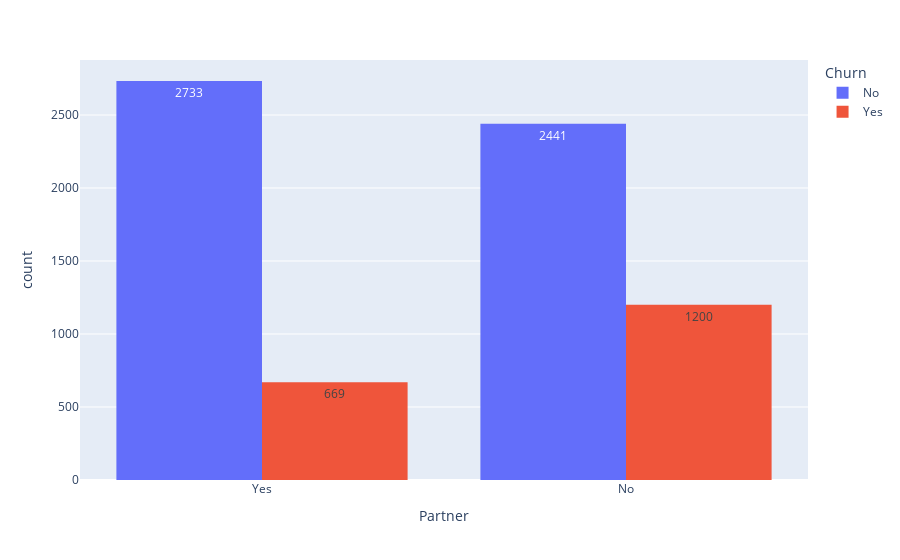

Write notebook code for a chart like this one.
### Markdown cell above
### Partner

### Code cell
px.histogram(churn, x='Partner', color='Churn', text_auto=True, barmode='group')

### Figure 1 — Plotly figure (JSON) as saved in the notebook; plotly's stock layout.template omitted (floating-point values rounded to 4 significant figures; data arrays with more than 128 entries replaced by an {"elided": "..."} marker saying what was removed)
{"data": [{"alignmentgroup": "True", "bingroup": "x", "hovertemplate": "Churn=No<br>Partner=%{x}<br>count=%{y}<extra></extra>", "legendgroup": "No", "marker": {"color": "#636efa", "pattern": {"shape": ""}}, "name": "No", "offsetgroup": "No", "orientation": "v", "showlegend": true, "texttemplate": "%{value}", "type": "histogram", "x": {"elided": "5174 str values"}, "xaxis": "x", "yaxis": "y"}, {"alignmentgroup": "True", "bingroup": "x", "hovertemplate": "Churn=Yes<br>Partner=%{x}<br>count=%{y}<extra></extra>", "legendgroup": "Yes", "marker": {"color": "#EF553B", "pattern": {"shape": ""}}, "name": "Yes", "offsetgroup": "Yes", "orientation": "v", "showlegend": true, "texttemplate": "%{value}", "type": "histogram", "x": {"elided": "1869 str values"}, "xaxis": "x", "yaxis": "y"}], "layout": {"barmode": "group", "legend": {"title": {"text": "Churn"}, "tracegroupgap": 0}, "margin": {"t": 60}, "xaxis": {"anchor": "y", "domain": [0, 1], "title": {"text": "Partner"}}, "yaxis": {"anchor": "x", "domain": [0, 1], "title": {"text": "count"}}}}
